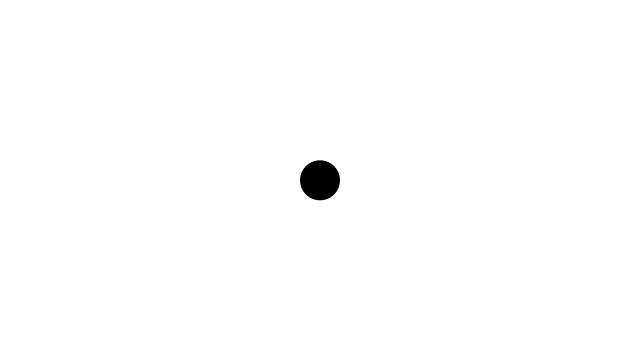
Frame 1 (no input)
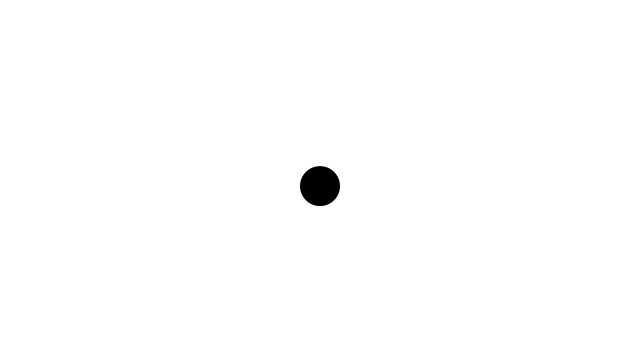
Frame 60 (the mouse pressed at the canvas centre just before this capture)
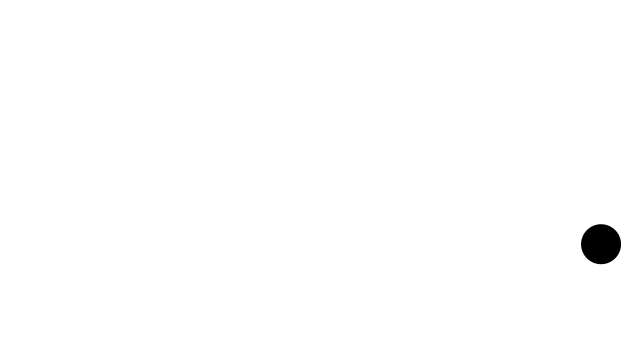
Frame 120 (the mouse held since frame 60 and released just before this capture)

The Processing sketch that drew these frames (run headless with seeded random() and noise(); from frame 60 on, the mouse is pressed at the canvas centre):

// Processing sketch: force
// ── force.pde
Mover m;

void setup(){
 size(640,360);
 m = new Mover();

}

void draw(){

 background(255);
 
 PVector gravity = new PVector(0,0.3);
 m.applyForce(gravity);
 
 if (mousePressed){
   PVector wind = new PVector(0.2,0);
  m.applyForce(wind);}
 
 m.update();
 m.edges();
 m.display();
}


class Mover{

 PVector location;
 PVector velocity;
 PVector acceleration;

 Mover(){
 
  location = new PVector(width/2,height/2);
  velocity = new PVector(0,0);
  acceleration = new PVector(0,0);

}
 
 
  //Newton's 2md law!!!(the beginning)
  void applyForce(PVector f){
  
   
    
    
    //acceleration = f; // if we write it like this, we can't apply two or more forces
   acceleration.add(f);//this can be used when we want two or more forces, but only works 
                //when the acceleration = 0, so we need to reset our acceleration to 0;
  
  }
  
  
 void update(){
 
  velocity.add(acceleration);
  location.add(velocity);
  velocity.limit(10);
  acceleration.mult(0);
 
 }
 
 void edges(){
 
   if(location.x + 20 > width) {
     location.x  = width - 20;
     velocity.x = -velocity.x;
   }else if(location.x < 20){
   
    velocity.x *= -1;
    location.x = 0;
   }
   
   if(location.y + 20>height){
     location.y  =height -20;
     velocity.y = -velocity.y;
   }
 }
 
 
 void display(){
 
  fill(0);
  noStroke();
  ellipse(location.x,location.y,40,40);
 }
 
}
